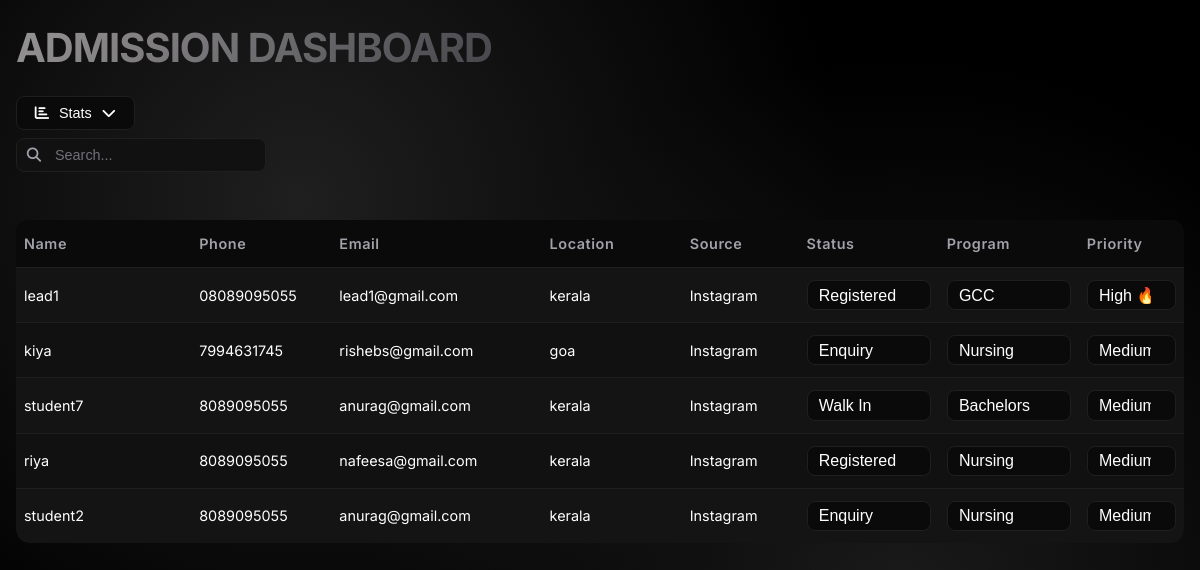
Screenshot of /dashboard/ (signed in) with the database file from the repository.
### leads/models.py (models this page shows, shortened)
class Lead(models.Model):
    PRIORITY_CHOICES = [
        ('HIGH', 'High'),
        ('MEDIUM', 'Medium'),
        ('LOW', 'Low')
    ]
    SOURCE_CHOICES = [
        ('WHATSAPP', 'WhatsApp'),
        ('INSTAGRAM', 'Instagram'),
        ('WEBSITE', 'Website'),
        ('WALK_IN', 'Walk-in'),
        ('OTHER', 'Other')
    ]
    STATUS_CHOICES = [
        ('ENQUIRY', 'Enquiry'),
        ('INTERESTED', 'Interested'),
        ('NOT_INTERESTED', 'Not Interested'),
        ('WALK_IN', 'Walk In'),
        ('ON_HOLD', 'On Hold'),
        ('REGISTERED', 'Registered')
    ]
    PROGRAM_CHOICES = [
        ('GCC', 'GCC'),
        ('HOTEL_MANAGEMENT', 'Hotel Management'),
        ('NURSING', 'Nursing'),
        ('BACHELORS', 'Bachelors'),
        ('MASTERS', 'Masters'),
        ('ESTEP', 'E-step'),
        ('PVP', 'PVP')
    ]
    PROCESSING_STATUS_CHOICES = [
        ('PENDING', 'Pending'),
        ('FORWARDED', 'Forwarded to Processing'),
        ('ACCEPTED', 'Accepted by Processing'),
        ('PROCESSING', 'In Processing'),
        ('COMPLETED', 'Processing Completed'),
        ('REJECTED', 'Processing Rejected')
    ]
    DOCUMENT_STATUS_CHOICES = [
        ('PENDING', 'Pending'),
        ('COLLECTED', 'Collected'),
        ('VERIFIED', 'Verified'),
        ('SUBMITTED', 'Submitted'),
        ('APPROVED', 'Approved'),
        ('REJECTED', 'Rejected')
    ]
    name = models.CharField(
        max_length=100,
        validators=[MinLengthValidator(3)]
    )
    phone = models.CharField(
        max_length=15,
        validators=[MinLengthValidator(10)]
    )
    email = models.EmailField(blank=True)
    priority = models.CharField(
        max_length=10,
        choices=PRIORITY_CHOICES,
        default='MEDIUM'
    )
    status = models.CharField(
        max_length=15,
        choices=STATUS_CHOICES,
        default='ENQUIRY'
    )
    program = models.CharField(
        max_length=20,
        choices=PROGRAM_CHOICES,
        blank=True,
        null=True
    )
    location = models.CharField(max_length=100, blank=True)
    source = models.CharField(max_length=10, choices=SOURCE_CHOICES)
    custom_source = models.CharField(max_length=50, blank=True)
    processing_status = models.CharField(
        max_length=20,
        choices=PROCESSING_STATUS_CHOICES,
        default='PENDING'
    )
    processing_executive = models.ForeignKey(
        User,
        on_delete=models.SET_NULL,
        null=True,
        blank=True,
        limit_choices_to={'role': 'PROCESSING'},
        related_name='processing_leads'
    )
    processing_status_date = models.DateTimeField(auto_now_add=True)
    processing_notes = models.TextField(blank=True)
    document_status = models.CharField(
        max_length=20,
        choices=DOCUMENT_STATUS_CHOICES,
        default='PENDING'
    )
    documents_received = models.TextField(blank=True)
    assigned_to = models.ForeignKey(
        User,
        on_delete=models.SET_NULL,
        null=True,
        blank=True,
        limit_choices_to={'role': 'ADM_MANAGER'},
        related_name='assigned_leads'
    )
    assigned_date = models.DateTimeField(null=True, blank=True)
    created_at = models.DateTimeField(auto_now_add=True)
    updated_at = models.DateTimeField(auto_now=True)
    registration_date = models.DateTimeField(null=True, blank=True)
    class Meta:
        ordering = ['-priority', '-created_at']
        verbose_name = 'Lead'
        verbose_name_plural = 'Leads'
        indexes = [
            models.Index(fields=['status']),
            models.Index(fields=['priority']),
            models.Index(fields=['processing_status']),
            models.Index(fields=['assigned_to']),
        ]

### accounts/views.py (the view)
# urls.py: path('dashboard/', views.admission_dashboard, name='admission_dashboard'),
@login_required
@user_passes_test(is_admission_manager)
def admission_dashboard(request):
    leads = Lead.objects.filter(assigned_to=request.user).order_by('-priority', '-created_at')
    context = {
        'high_priority_leads': leads.filter(priority='HIGH'),
        'medium_priority_leads': leads.filter(priority='MEDIUM'),
        'low_priority_leads': leads.filter(priority='LOW'),
    }
    return render(request, 'accounts/admissionmanager.html', context)

### accounts/views.py (called while the page is built)
def is_admission_manager(user):
    return user.role == 'ADM_MANAGER'

### accounts/templates/accounts/admissionmanager.html (shortened to what this page needs)
<!DOCTYPE html>
<html lang="en">
<head>
  <link rel="stylesheet" href="https://cdn.jsdelivr.net/npm/basecoat-css@0.2.8/dist/basecoat.cdn.min.css">
  <link rel="stylesheet" href="https://cdnjs.cloudflare.com/ajax/libs/font-awesome/7.0.0/css/all.min.css" />
</head>
<body>
  <div class="dashboard-container">
    <div class="dashboard-header">
      <h1 class="dashboard-title">ADMISSION DASHBOARD</h1>
      <div class="header-controls">
        <div class="stats-dropdown">
          <button class="stats-btn" id="statsBtn">
            <i class="fas fa-chart-bar"></i>
            <span>Stats</span>
            <i class="fas fa-chevron-down"></i>
          </button>
        </div>
        <div class="search-container">
          <div class="search-box">
            <i class="fas fa-search search-icon"></i>
            <input type="text" id="searchInput" placeholder=" Search..." class="search-input">
          </div>
        </div>
      </div>
    </div>
    <div class="table-container">
      <div class="table-scroll-vert">
        <table class="bc-table bc-table-striped">
          <thead>
            <tr>
              <th>Name</th>
              <th>Phone</th>
              <th>Email</th>
              <th>Location</th>
              <th>Source</th>
              <th>Status</th>
              <th>Program</th>
              <th>Priority</th>
            </tr>
          </thead>
          <tbody id="leads-table-body">
            {% for lead in high_priority_leads %}
              <tr class="table-row" data-priority="high" data-lead-id="{{ lead.id }}"
                  data-name="{{ lead.name|lower }}"
                  data-phone="{{ lead.phone|lower }}"
                  data-program="{{ lead.get_program_display|lower|default:'' }}"
                  data-status="{{ lead.get_status_display|lower }}"
                  data-priority="{{ lead.get_priority_display|lower }}">
                <td>{{ lead.name }}</td>
                <td>{{ lead.phone }}</td>
                <td>{{ lead.email|default:"-" }}</td>
                <td>{{ lead.location|default:"-" }}</td>
                <td>{{ lead.get_source_display }}</td>
                <td>
                  <select class="status-select" data-lead-id="{{ lead.id }}">
                    <option value="REGISTERED" {% if lead.status == 'REGISTERED' %}selected{% endif %}>Registered</option>
                  </select>
                </td>
                <td>
                  <select class="program-select" data-lead-id="{{ lead.id }}">
                    <option value="GCC" {% if lead.program == 'GCC' %}selected{% endif %}>GCC</option>
                  </select>
                </td>
                <td>
                  <select class="priority-select" data-lead-id="{{ lead.id }}">
                    <option value="HIGH" {% if lead.priority == 'HIGH' %}selected{% endif %}>High 🔥</option>
                  </select>
                </td>
              </tr>
            {% endfor %}
            {% for lead in medium_priority_leads %}
              <tr class="table-row" data-priority="medium" data-lead-id="{{ lead.id }}"
                  data-name="{{ lead.name|lower }}"
                  data-phone="{{ lead.phone|lower }}"
                  data-program="{{ lead.get_program_display|lower|default:'' }}"
                  data-status="{{ lead.get_status_display|lower }}"
                  data-priority="{{ lead.get_priority_display|lower }}">
                <td>{{ lead.name }}</td>
                <td>{{ lead.phone }}</td>
                <td>{{ lead.email|default:"-" }}</td>
                <td>{{ lead.location|default:"-" }}</td>
                <td>{{ lead.get_source_display }}</td>
                <td>
                  <select class="status-select" data-lead-id="{{ lead.id }}">
                    <option value="ENQUIRY" {% if lead.status == 'ENQUIRY' %}selected{% endif %}>Enquiry</option>
                    <option value="WALK_IN" {% if lead.status == 'WALK_IN' %}selected{% endif %}>Walk In</option>
                    <option value="REGISTERED" {% if lead.status == 'REGISTERED' %}selected{% endif %}>Registered</option>
                  </select>
                </td>
                <td>
                  <select class="program-select" data-lead-id="{{ lead.id }}">
                    <option value="NURSING" {% if lead.program == 'NURSING' %}selected{% endif %}>Nursing</option>
                    <option value="BACHELORS" {% if lead.program == 'BACHELORS' %}selected{% endif %}>Bachelors</option>
                  </select>
                </td>
                <td>
                  <select class="priority-select" data-lead-id="{{ lead.id }}">
                    <option value="MEDIUM" {% if lead.priority == 'MEDIUM' %}selected{% endif %}>Medium ⚠️</option>
                  </select>
                </td>
              </tr>
            {% endfor %}
          </tbody>
        </table>
      </div>
    </div>
</body>
</html>

### rows the page displays
Lead: name "lead1", phone "08089095055", email "lead1@gmail.com", location "kerala", source "Instagram", status+id "Registered", program+id "GCC", priority+id "High 🔥"
Lead: name "kiya", phone "7994631745", email "rishebs@gmail.com", location "goa", source "Instagram", status+id "Enquiry", program+id "Nursing", priority+id "Medium ⚠️"
Lead: name "student7", phone "8089095055", email "anurag@gmail.com", location "kerala", source "Instagram", status+id "Walk In", program+id "Bachelors", priority+id "Medium ⚠️"
Lead: name "riya", phone "8089095055", email "nafeesa@gmail.com", location "kerala", source "Instagram", status+id "Registered", program+id "Nursing", priority+id "Medium ⚠️"
Lead: name "student2", phone "8089095055", email "anurag@gmail.com", location "kerala", source "Instagram", status+id "Enquiry", program+id "Nursing", priority+id "Medium ⚠️"
